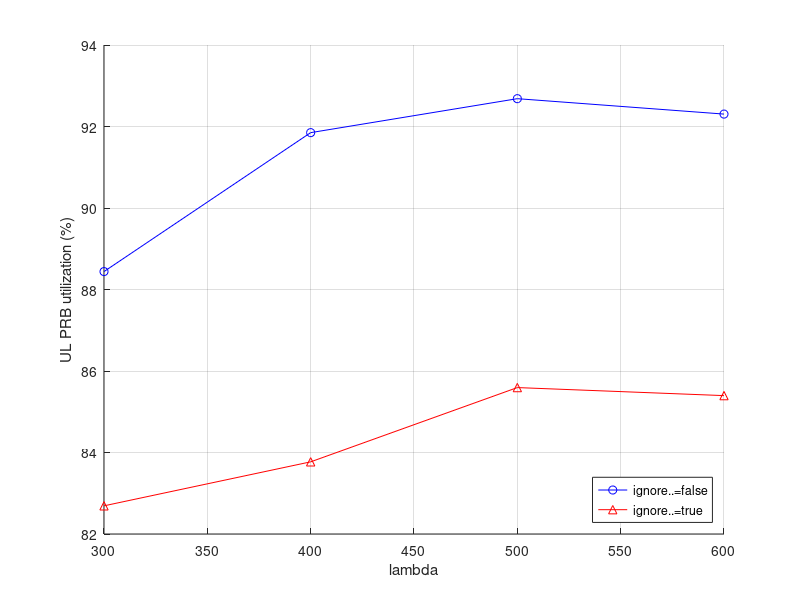

MATLAB code to generate this figure:
close all;
ul_prb_utilization = [...
0.884401	0.826914
0.918494	0.837709
0.926829	0.855933
0.923048	0.85396
];

figure(1);
hold on;
lambda_e_lst = 300 : 100 : 600;
plot(lambda_e_lst', ul_prb_utilization(:, 1) * 100, 'Color', 'blue', 'Marker', 'o', ...
    'DisplayName', 'ignore..=false');
plot(lambda_e_lst', ul_prb_utilization(:, 2) * 100, 'Color', 'red', 'Marker', '^', ...
    'DisplayName', 'ignore..=true');
xlabel('lambda');
ylabel('UL PRB utilization (%)');
legend('Location', 'southeast');
grid;
hold off;